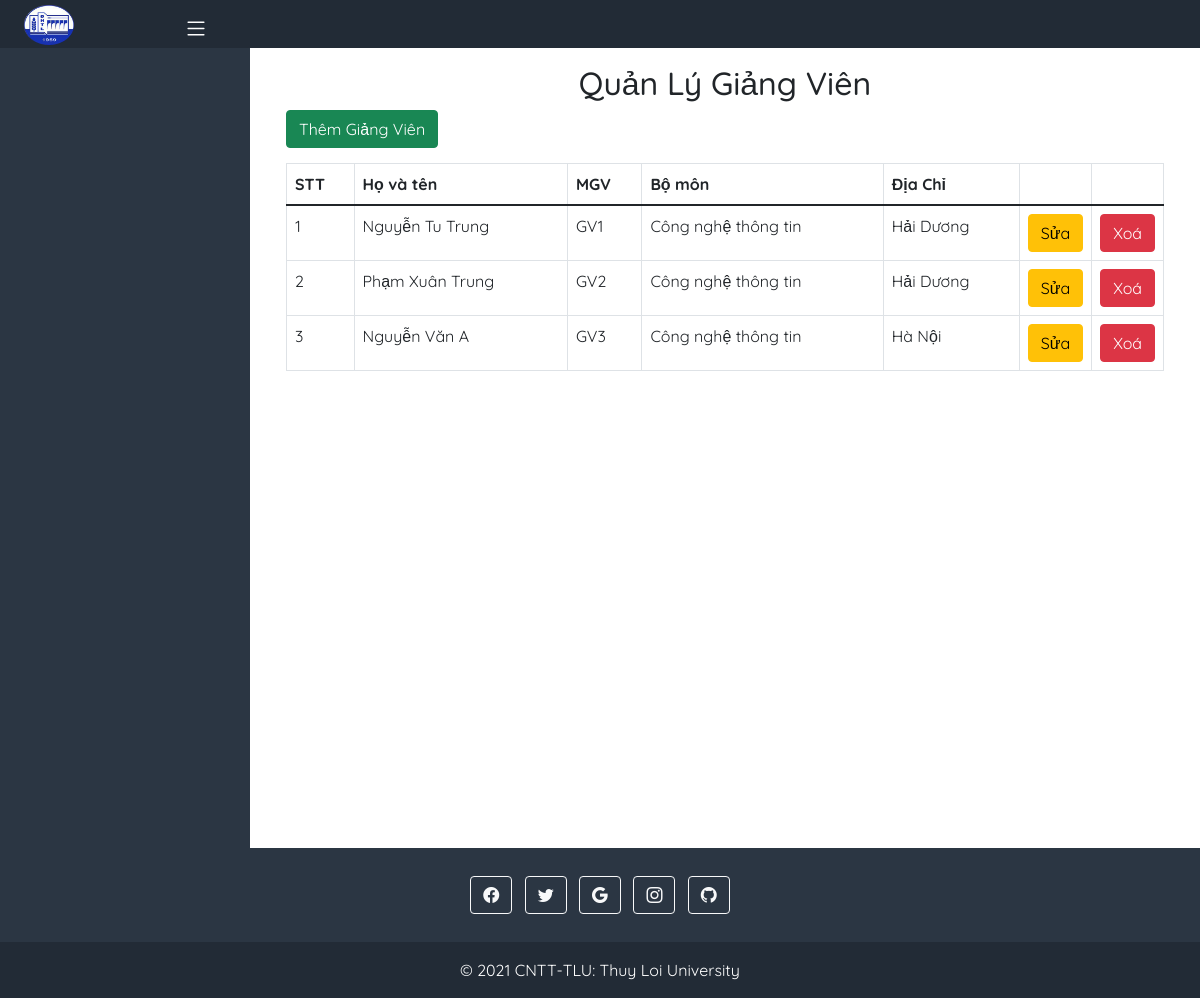
Page /DangKyHoc/Admin/QuanlyGiangVien/index.php on the committed database.
### tables this page shows
CREATE TABLE `Giangvien` (
  `id` int(11) NOT NULL,
  `MGV` varchar(255) NOT NULL,
  `Hovaten` varchar(255) NOT NULL,
  `Bomon` varchar(255) NOT NULL,
  `Diachi` varchar(255) NOT NULL,
  `id_khoa` int(11) NOT NULL,
  `id_acc` int(11) NOT NULL
);

### DangKyHoc/Db/dbhelper.php (called while the page is built, shortened)
<?php
function executeResult($sql) {
	$con = mysqli_connect('localhost', 'root','', 'Dangkyhoc');
	$result = mysqli_query($con, $sql);
	$data   = [];
	while ($row = mysqli_fetch_array($result, 1)) {
		$data[] = $row;
	}
	return $data;
}

### DangKyHoc/Admin/QuanlyGiangVien/index.php (the view, shortened to what this page needs)
<?php
    include('../../Db/dbhelper.php');
?>
<!DOCTYPE html>
<html lang="en">
    <head>
        <link href="https://cdn.jsdelivr.net/npm/bootstrap@5.1.2/dist/css/bootstrap.min.css" rel="stylesheet">
        <link rel="stylesheet" href="https://cdn.jsdelivr.net/npm/bootstrap-icons@1.6.1/font/bootstrap-icons.css">
        <link rel="stylesheet" href="../../Assets/Css/main.css">
    </head>
    <body>
        <div class="top-side " style="background-color: #2b3643;">
            <div class="frame-top" style="background-color: rgba(0, 0, 0, 0.2);">
                <div class="row  align-items-center page-header justify-content-between">
                    <div class="col-md-6 col-6 col-sm-6">
                        <div class=" d-flex  header-logo">
                            <div class="logo col-md-2 col-2 col-sm-2 text-center">
                                <a href="../index.php">
                                    <img src="../../Assets/Image/logo-small.png" alt="logo" class="img-logo">
                                </a>
                            </div>
                            <div class="menu-toggle col-md-4 col-4 col-sm-4 text-center">
                                <i class="bi bi-list icon-toggle" id="show" ></i>
                            </div>
                        </div>
                    </div>
                </div>
            </div>
        </div>
        <div class="container-fluid">
            <div class="row flex-nowrap">
                <div class="col-auto col-md-3 col-xl-2 px-sm-2 px-0 sidebar" style="background-color: #2b3643;">
                    <div class="d-flex flex-column align-items-center align-items-sm-start px-3 pt-2 text-white min-vh-100">
                    </div>
                </div>
                <div class="col py-3">
                    <div class="container">
                        <div class="panel panel-primary" style="overflow-x:auto;">
                            <div class="panel-heading">
                                <h2 class="text-center">Quản Lý Giảng Viên</h2>
                            </div>
                            <div class="panel-body">
                                <a href="add.php">
                                    <button class="btn btn-success" style="margin-bottom: 15px;">Thêm Giảng Viên</button>
                                </a>
                                <table class="table table-bordered table-hover table-responsive" >
                                    <thead>
                                        <tr>
                                            <th>STT</th>
                                            <th>Họ và tên</th>
                                            <th>MGV</th>
                                            <th>Bộ môn</th>
                                            <th>Địa Chỉ</th>
                                            <th width="40px"></th>
                                            <th width="40px"></th>
                                        </tr>
                                    </thead>
                                    <tbody>
                                        <?php
                                            $sql1='select * from Giangvien';
                                            $khoahocList = executeResult($sql1);
                                            $index=1;
                                            foreach($khoahocList as $item){
                                                echo'<tr>
                                                        <td >'.($index++).'</td>
                                                        <td >'.$item['Hovaten'].'</td>
                                                        <td >'.$item['MGV'].'</td>
                                                        <td >'.$item['Bomon'].'</td>
                                                        <td >'.$item['Diachi'].'</td>
                                                        <td>
                                                            <a href="add.php?id='.$item['id'].'"><button class="btn btn-warning">Sửa</button></a>
                                                        </td>
                                                        <td>
                                                            <button class="btn btn-danger" onclick="deletegiangvien('.$item['id'].')">Xoá</button>
                                                        </td>
                                                    </tr>';
                                            }
                                        ?>
                                    </tbody>
                                </table>
                            </div>
                        </div>
                    </div>
                </div>
            </div>
        </div>
    </body>
    <footer class="text-center text-white" style="background-color: #2b3643;">
        <div class="container p-4 pb-0">
          <section class="mb-4">
            <a class="btn btn-outline-light btn-floating m-1" href="#!" role="button"><i class="bi bi-facebook"></i></a>
            <a class="btn btn-outline-light btn-floating m-1" href="#!" role="button"><i class="bi bi-twitter"></i></a>
            <a class="btn btn-outline-light btn-floating m-1" href="#!" role="button"><i class="bi bi-google"></i></a>
            <a class="btn btn-outline-light btn-floating m-1" href="#!" role="button"><i class="bi bi-instagram"></i></a>
            <a class="btn btn-outline-light btn-floating m-1" href="#!" role="button"><i class="bi bi-github"></i></a>
          </section>
        </div>
        <div class="text-center p-3" style="background-color: rgba(0, 0, 0, 0.2);">
            © 2021 CNTT-TLU:
            <a class="text-white" href="#">Thuy Loi University</a>
        </div>
    </footer>
</html>

### DangKyHoc/Assets/Css/main.css (style rules this page uses)
:root { --background-headsidebar:#2b3643; --text-color:#b4bcc8; }
body { font-family: 'Quicksand', sans-serif; }
.header-logo .logo .img-logo { width: 50px; height: 40px; margin-top: 5px; }
.menu-toggle { padding-top:10px; }
.icon-toggle { color: white; font-size: 25px; }
.sidebar { width: 250px; }
.news ul,a { text-decoration: none; list-style-type: none; }

### rows in the picture
giangvien: Hovaten "Nguyễn Tu Trung", MGV "GV1", Bomon "Công nghệ thông tin", Diachi "Hải Dương"
giangvien: Hovaten "Phạm Xuân Trung", MGV "GV2", Bomon "Công nghệ thông tin", Diachi "Hải Dương"
giangvien: Hovaten "Nguyễn Văn A", MGV "GV3", Bomon "Công nghệ thông tin", Diachi "Hà Nội"
